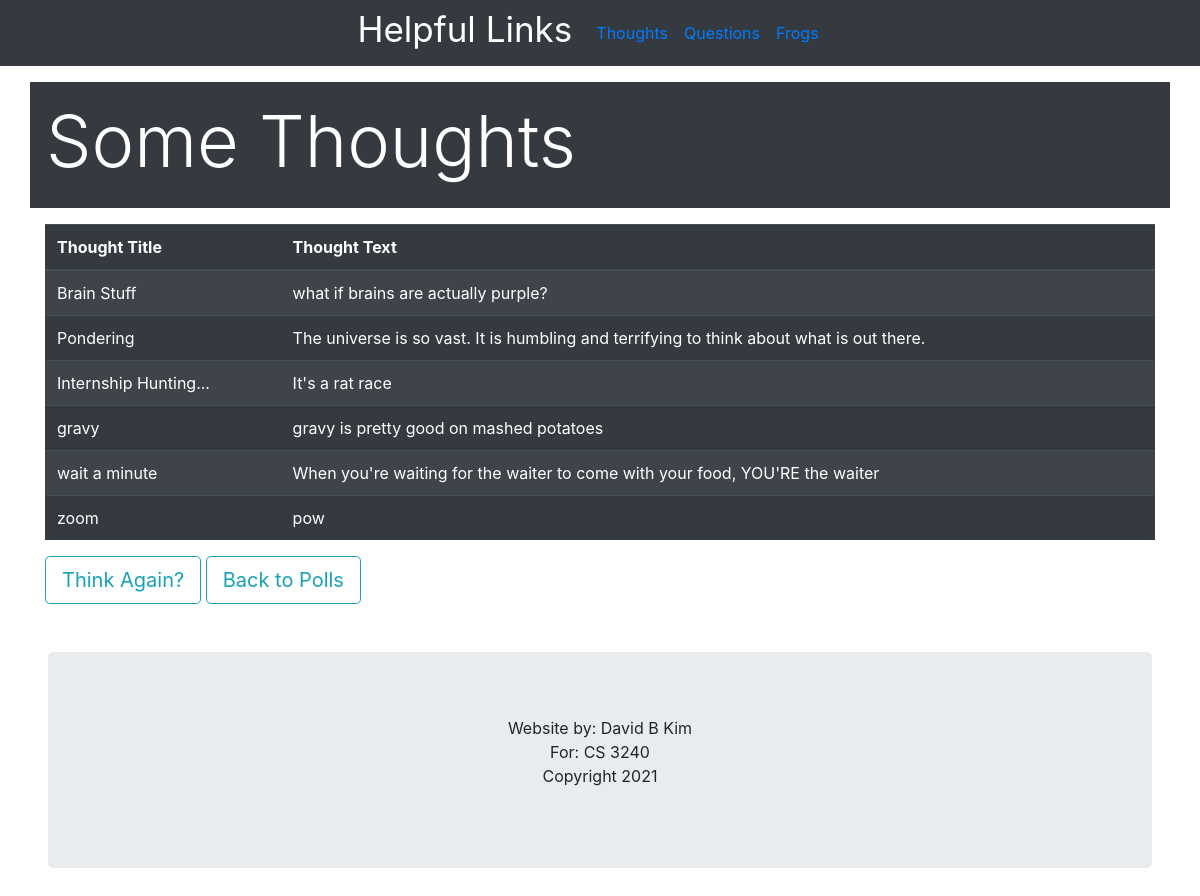
The page /polls/thoughts/list on the database its author committed.
### polls/models.py (models this page shows, shortened)
class Thought(models.Model):
    thought_title = models.CharField(max_length=200)
    thought_text = models.TextField()

### polls/views.py (the view)
# urls.py: path('', views.IndexView.as_view(), name='index'),
def index(request):
    latest_thought_list = Thought.objects.filter()
    context = {
        'latest_thought_list': latest_thought_list,
    }
    return render(request, 'polls/thought_index.html', context)

### polls/templates/polls/thought_index.html (shortened to what this page needs)
{% load bootstrap4 %}
{% bootstrap_css %}
<nav class="navbar navbar-expand-sm bg-dark justify-content-center">
    <h1 class="display-5 text-white"><small>Helpful Links</small></h1>
  <ul class="navbar-nav px-3">
    <li class="nav-item">
      <a class="nav-link" href="https://en.wikipedia.org/wiki/Thought" target="_blank">Thoughts</a>
    </li>
    <li class="nav-item">
      <a class="nav-link" href="https://en.wikipedia.org/wiki/Question" target="_blank">Questions</a>
    </li>
    <li class="nav-item">
      <a class="nav-link" href="https://www.amnh.org/exhibitions/frogs-a-chorus-of-colors/frog-fun-facts" target="_blank">Frogs</a>
    </li>
  </ul>
</nav>
<div class="container p-3 my-3 bg-dark text-white">
  <h1 class="display-3">Some Thoughts</h1>
 </div>
<div class="container">
{% if latest_thought_list %}
    <table class="table table-dark table-striped">
    <thead>
      <tr>
        <th>Thought Title</th>
        <th>Thought Text</th>
      </tr>
    </thead>
    <tbody>
    {% for thought in latest_thought_list %}
        <tr>
        <td>{{thought.thought_title}}</td>
        <td>{{thought.thought_text}}</td>
         </tr>
    {% endfor %}
    </tbody>
  </table>
{% else %}
    <p>No thoughts present.</p>
{% endif %}
    <a href="{% url 'polls:post_thought' %}" class="btn btn-outline-info btn-lg" role="button">Think Again?</a>
<a href="{% url 'polls:index' %}" class="btn btn-outline-info btn-lg" role="button">Back to Polls</a>
</div>
<div class="jumbotron m-5 text-center" style="margin-bottom:0">
  <p>Website by: David B Kim <br> For: CS 3240<br> Copyright 2021</p>
</div>

### rows shown on the page
Thought: thought_title "Brain Stuff", thought_text "what if brains are actually purple?"
Thought: thought_title "Pondering", thought_text "The universe is so vast. It is humbling and terrifying to think about what is out there."
Thought: thought_title "Internship Hunting...", thought_text "It's a rat race"
Thought: thought_title "gravy", thought_text "gravy is pretty good on mashed potatoes"
Thought: thought_title "wait a minute", thought_text "When you're waiting for the waiter to come with your food, YOU'RE the waiter"
Thought: thought_title "zoom", thought_text "pow"
